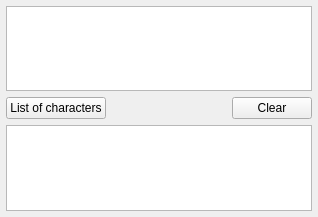
<?xml version="1.0" encoding="UTF-8"?>
<ui version="4.0">
 <author>/*
 * Copyright © 2016 Artem Smirnov
 * All right reserved.
 * Author: Artem Smirnov &lt;msvrtm@gmail.com&gt;
 * License: http://www.gnu.org/licenses/gpl.txt
 */

</author>
 <class>SelectedCharactersPage</class>
 <widget class="QWidget" name="SelectedCharactersPage">
  <property name="geometry">
   <rect>
    <x>0</x>
    <y>0</y>
    <width>318</width>
    <height>217</height>
   </rect>
  </property>
  <property name="windowTitle">
   <string>Form</string>
  </property>
  <layout class="QGridLayout" name="gridLayout">
   <property name="leftMargin">
    <number>6</number>
   </property>
   <property name="topMargin">
    <number>6</number>
   </property>
   <property name="rightMargin">
    <number>6</number>
   </property>
   <property name="bottomMargin">
    <number>6</number>
   </property>
   <property name="spacing">
    <number>-1</number>
   </property>
   <item row="1" column="1">
    <spacer name="horizontalSpacer">
     <property name="orientation">
      <enum>Qt::Horizontal</enum>
     </property>
     <property name="sizeHint" stdset="0">
      <size>
       <width>220</width>
       <height>20</height>
      </size>
     </property>
    </spacer>
   </item>
   <item row="1" column="0">
    <widget class="QPushButton" name="listCharactersBtn">
     <property name="text">
      <string>List of characters</string>
     </property>
    </widget>
   </item>
   <item row="1" column="2">
    <widget class="QPushButton" name="clearBtn">
     <property name="text">
      <string>Clear</string>
     </property>
    </widget>
   </item>
   <item row="0" column="0" colspan="3">
    <widget class="QPlainTextEdit" name="enteredCharacters"/>
   </item>
   <item row="2" column="0" colspan="3">
    <widget class="QPlainTextEdit" name="usedCharacters">
     <property name="undoRedoEnabled">
      <bool>false</bool>
     </property>
     <property name="readOnly">
      <bool>true</bool>
     </property>
    </widget>
   </item>
  </layout>
 </widget>
 <resources/>
 <connections/>
</ui>
